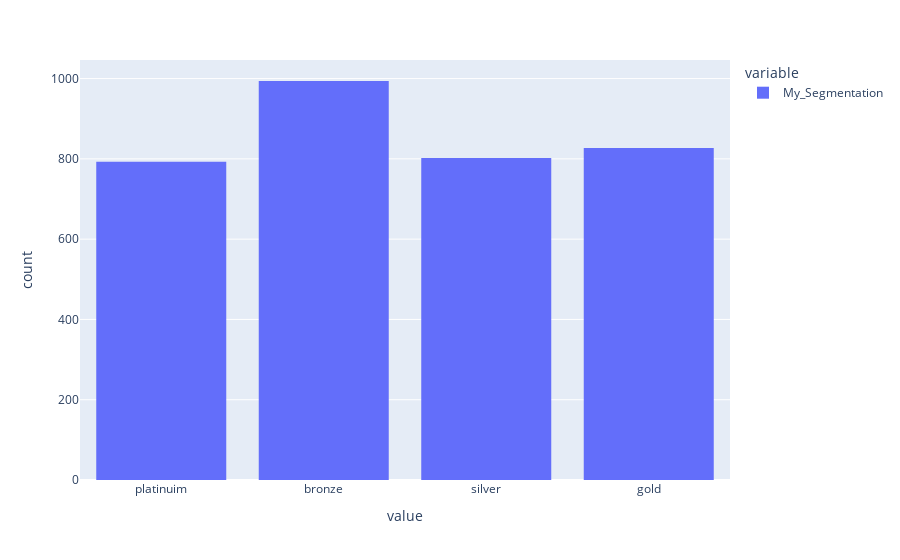

This figure's notebook cell:
### Code cell
px.histogram(rfm_table['My_Segmentation'])

### Figure 1 — Plotly figure (JSON) as saved in the notebook; plotly's stock layout.template omitted (floating-point values rounded to 4 significant figures; data arrays with more than 128 entries replaced by an {"elided": "..."} marker saying what was removed)
{"data": [{"alignmentgroup": "True", "bingroup": "x", "hovertemplate": "variable=My_Segmentation<br>value=%{x}<br>count=%{y}<extra></extra>", "legendgroup": "My_Segmentation", "marker": {"color": "#636efa", "pattern": {"shape": ""}}, "name": "My_Segmentation", "offsetgroup": "My_Segmentation", "orientation": "v", "showlegend": true, "type": "histogram", "x": {"elided": "3416 str values"}, "xaxis": "x", "yaxis": "y"}], "layout": {"barmode": "relative", "legend": {"title": {"text": "variable"}, "tracegroupgap": 0}, "margin": {"t": 60}, "xaxis": {"anchor": "y", "domain": [0, 1], "title": {"text": "value"}}, "yaxis": {"anchor": "x", "domain": [0, 1], "title": {"text": "count"}}}}
